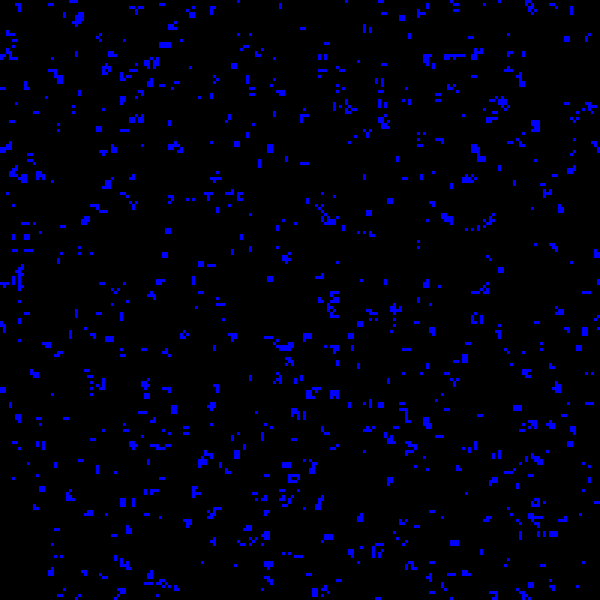
Frame 1 (no input)
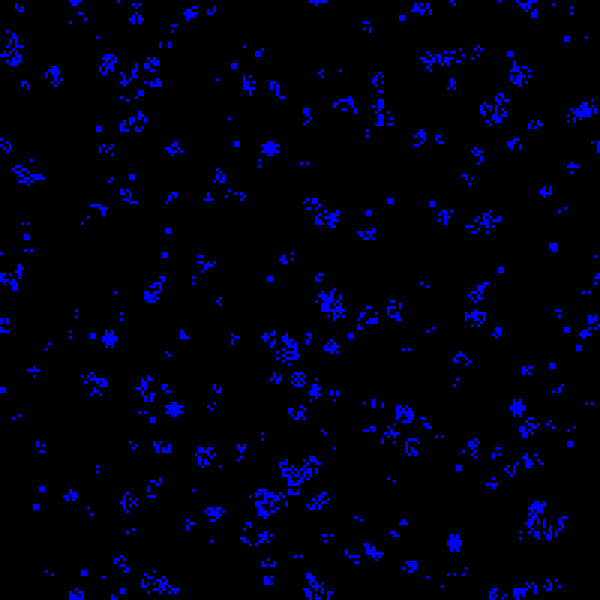
Frame 60 (the mouse pressed at the canvas centre just before this capture)
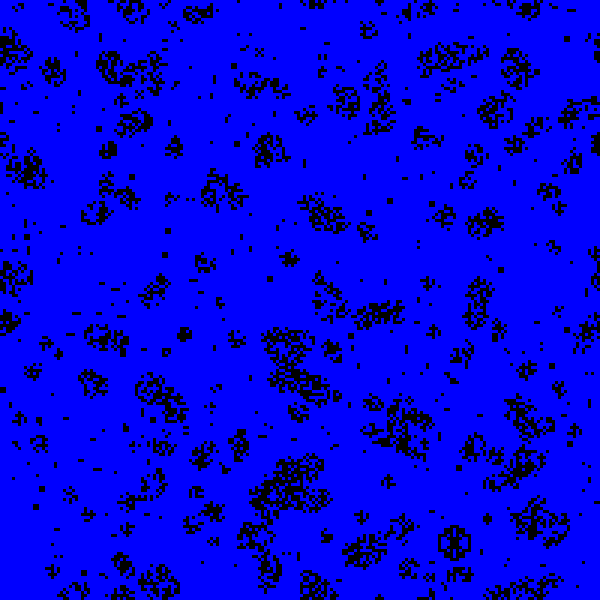
Frame 120 (the mouse held since frame 60 and released just before this capture)

The Processing sketch that drew these frames (run headless with seeded random() and noise(); from frame 60 on, the mouse is pressed at the canvas centre):

// Processing sketch: conway_fsm
// ── conway_fsm.pde
int WWIDTH = 200;
int WHEIGHT = 200;
int NUMSTATES = 50;
int NUMVALUES = 2;
int world[][][];
int cur,next;
int state[][];
int state_transition[][];
int state_update[][];

void apply_statemachine(int i, int j) {
  int newstate = state_transition[state[i][j]][world[cur][i][j]];
  int newvalue = state_update[state[i][j]][world[cur][i][j]];
  state[i][j] = newstate;
  world[cur][i][j] = (world[cur][i][j] + newvalue) % 2;
}

void onestep() {
  for (int i = 0; i < WWIDTH; i++) {
    for (int j = 0; j < WHEIGHT; j++) {
      int up = (j-1+WHEIGHT) % WHEIGHT;
      int down = (j+1+WHEIGHT) % WHEIGHT;
      int left = (i-1+WWIDTH) % WWIDTH;
      int right = (i+1+WWIDTH) % WWIDTH;
      
      int count = 0;
      count += world[cur][i][up];
      count += world[cur][i][down];
      count += world[cur][left][up];
      count += world[cur][left][down];
      count += world[cur][right][up];
      count += world[cur][right][down];
      count += world[cur][left][j];
      count += world[cur][right][j];
      
      world[next][i][j] = world[cur][i][j];
      if (world[cur][i][j] == 0) {
        if (count == 3) {
          world[next][i][j] = 1;
        }
      }
      if (world[cur][i][j] == 1) {
        if (count < 2 || count > 3) {
          world[next][i][j] = 0;
        }
      }
    }
  }
  
  cur = (cur + 1) % 2;
  next = (next + 1) % 2;
  
  for (int i = 0; i < WWIDTH; i++) {
    for (int j = 0; j < WHEIGHT; j++) {
      apply_statemachine(i,j);
    }
  }
}

void setup() {
  size(600,600);
  cur = 0;
  next = 1;
  state = new int[WWIDTH][WHEIGHT];
  state_transition = new int[NUMSTATES][NUMVALUES];
  state_update = new int[NUMSTATES][NUMVALUES];

  for (int s = 0; s < NUMSTATES; s++) {
    for (int v = 0; v < NUMVALUES; v++) {
      state_transition[s][v] = int(random(NUMSTATES));;
      state_update[s][v] = int(random(NUMVALUES+1));
    }
  }

  println("STATE_TRANSITION:");
  for (int s = 0; s < NUMSTATES; s++) {
    for (int v = 0; v < NUMVALUES; v++) {
      println(str(s)+" "+str(v)+" :: "+state_transition[s][v]+", "+state_update[s][v]);
    }
  }

  world = new int[2][WWIDTH][WHEIGHT];
  for (int i = 0; i < WWIDTH; i++) {
    for (int j = 0; j < WHEIGHT; j++) {
      state[i][j] = 0;
      if (random(1.0) < 0.1) {
        world[cur][i][j] = 1;
      } else {
        world[cur][i][j] = 0;
      }
      world[next][i][j] = 0;
    }
  }
}

void draw() {
  onestep();
  
  int CH = height / WHEIGHT;
  int CW = width / WWIDTH;
  background(204);
  noStroke();
  
  for (int i = 0; i < WWIDTH; i++) {
    for (int j = 0; j < WHEIGHT; j++) {
      if (world[cur][i][j] == 1) { 
        fill(color(0,0,255)); 
      } else { 
        fill(color(0,0,0)); 
      }
      rect(i*CW, j*CH, CW, CH);
    }
  }
}
